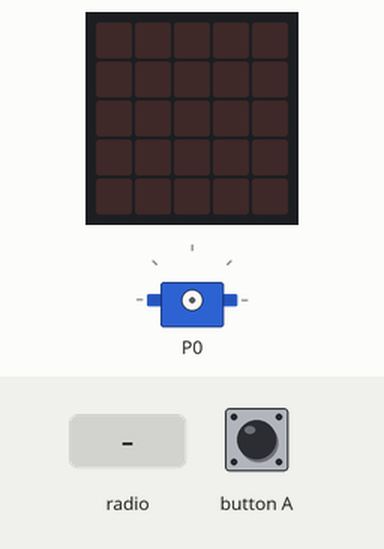
The program below on a simulated BBC micro:bit (MakeCode). On the bench: the board's 5×5 LED display, servo. The inputs (shaded band) are chosen by the test bench.

Above: at 1.2 s.
1.3 s: radio message "0" arrives
At 1.8 s:
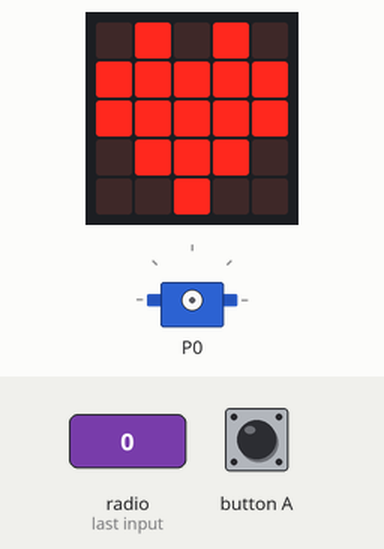
At 2.5 s:
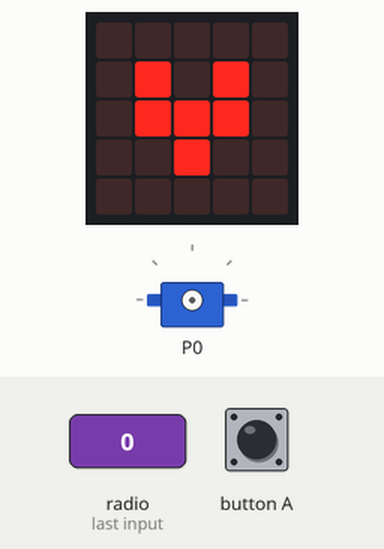
4.3 s: button A pressed for 0.15 s
At 5.3 s:
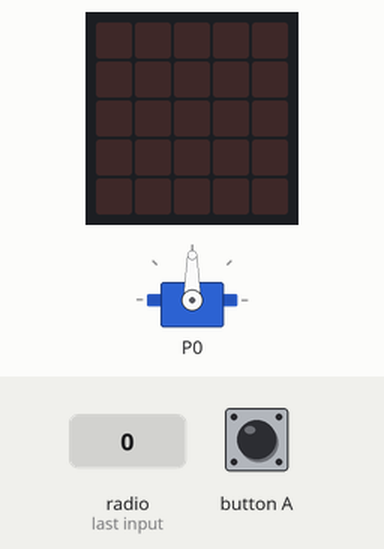
7.4 s: radio message "1" arrives
Timing chart, 0 to 12.4 s (numbered marks = the images above; inputs shaded):
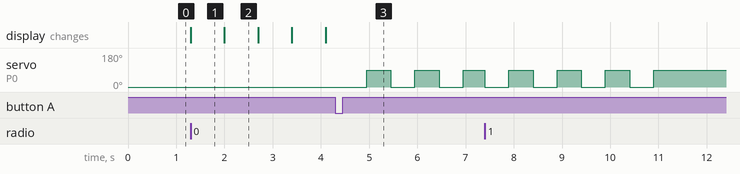

Measured:
- after the input at 1.3 s, the display: changes at once (image 1)
- after the input at 4.3 s, servo on P0: alternates 90° for 0.50 s and 0° for 0.50 s, starting after 0.65 s
- what the display in image 1 shows lasts 0.7 s, from 1.3 s to 2.0 s

The program:

main.ts
```typescript
function act () {
    for (let index = 0; index < 4; index++) {
        pins.servoWritePin(AnalogPin.P0, 0)
        basic.pause(500)
        pins.servoWritePin(AnalogPin.P0, 90)
        basic.pause(500)
    }
}
radio.onReceivedNumber(function (receivedNumber) {
    if (receivedNumber == 0) {
        test()
    } else if (receivedNumber == 1) {
        act()
    }
})
input.onButtonPressed(Button.A, function () {
    act()
})
function test () {
    for (let index = 0; index < 2; index++) {
        basic.showIcon(IconNames.Heart)
        basic.pause(100)
        basic.showIcon(IconNames.SmallHeart)
        basic.pause(100)
    }
    basic.clearScreen()
}
radio.setGroup(1)
```

test.ts
```typescript
// テストはここに来ます。このパッケージが拡張機能として使用されるときにはコンパイルされません。
```
